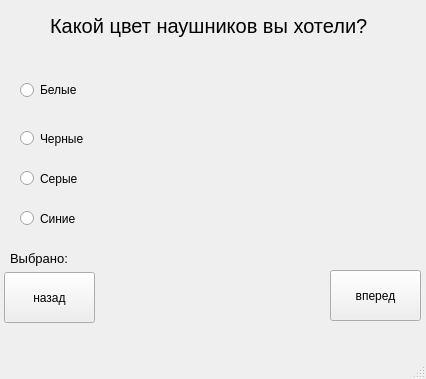
<?xml version="1.0" encoding="UTF-8"?>
<ui version="4.0">
 <class>MainWindow</class>
 <widget class="QMainWindow" name="MainWindow">
  <property name="geometry">
   <rect>
    <x>0</x>
    <y>0</y>
    <width>426</width>
    <height>379</height>
   </rect>
  </property>
  <property name="windowTitle">
   <string>MainWindow</string>
  </property>
  <widget class="QWidget" name="centralwidget">
   <widget class="QRadioButton" name="radioButton_1">
    <property name="geometry">
     <rect>
      <x>20</x>
      <y>80</y>
      <width>131</width>
      <height>20</height>
     </rect>
    </property>
    <property name="text">
     <string>Белые</string>
    </property>
   </widget>
   <widget class="QRadioButton" name="radioButton_2">
    <property name="geometry">
     <rect>
      <x>20</x>
      <y>130</y>
      <width>82</width>
      <height>17</height>
     </rect>
    </property>
    <property name="text">
     <string>Черные</string>
    </property>
   </widget>
   <widget class="QRadioButton" name="radioButton_3">
    <property name="geometry">
     <rect>
      <x>20</x>
      <y>170</y>
      <width>82</width>
      <height>17</height>
     </rect>
    </property>
    <property name="text">
     <string>Серые</string>
    </property>
   </widget>
   <widget class="QRadioButton" name="radioButton_4">
    <property name="geometry">
     <rect>
      <x>20</x>
      <y>210</y>
      <width>82</width>
      <height>17</height>
     </rect>
    </property>
    <property name="text">
     <string>Синие</string>
    </property>
   </widget>
   <widget class="QLabel" name="label">
    <property name="geometry">
     <rect>
      <x>50</x>
      <y>0</y>
      <width>321</width>
      <height>51</height>
     </rect>
    </property>
    <property name="font">
     <font>
      <pointsize>15</pointsize>
     </font>
    </property>
    <property name="text">
     <string>Какой цвет наушников вы хотели?</string>
    </property>
   </widget>
   <widget class="QPushButton" name="btn_back">
    <property name="geometry">
     <rect>
      <x>4</x>
      <y>272</y>
      <width>91</width>
      <height>51</height>
     </rect>
    </property>
    <property name="text">
     <string>назад</string>
    </property>
   </widget>
   <widget class="QPushButton" name="btn_next">
    <property name="geometry">
     <rect>
      <x>330</x>
      <y>270</y>
      <width>91</width>
      <height>51</height>
     </rect>
    </property>
    <property name="text">
     <string>вперед</string>
    </property>
   </widget>
   <widget class="QLabel" name="label_selected">
    <property name="geometry">
     <rect>
      <x>10</x>
      <y>250</y>
      <width>301</width>
      <height>16</height>
     </rect>
    </property>
    <property name="font">
     <font>
      <family>Segoe UI</family>
      <pointsize>10</pointsize>
     </font>
    </property>
    <property name="text">
     <string>Выбрано:</string>
    </property>
   </widget>
   <widget class="QLabel" name="label_img">
    <property name="geometry">
     <rect>
      <x>170</x>
      <y>70</y>
      <width>241</width>
      <height>181</height>
     </rect>
    </property>
    <property name="text">
     <string/>
    </property>
   </widget>
  </widget>
  <widget class="QMenuBar" name="menubar">
   <property name="geometry">
    <rect>
     <x>0</x>
     <y>0</y>
     <width>426</width>
     <height>21</height>
    </rect>
   </property>
  </widget>
  <widget class="QStatusBar" name="statusbar"/>
 </widget>
 <resources/>
 <connections/>
</ui>
